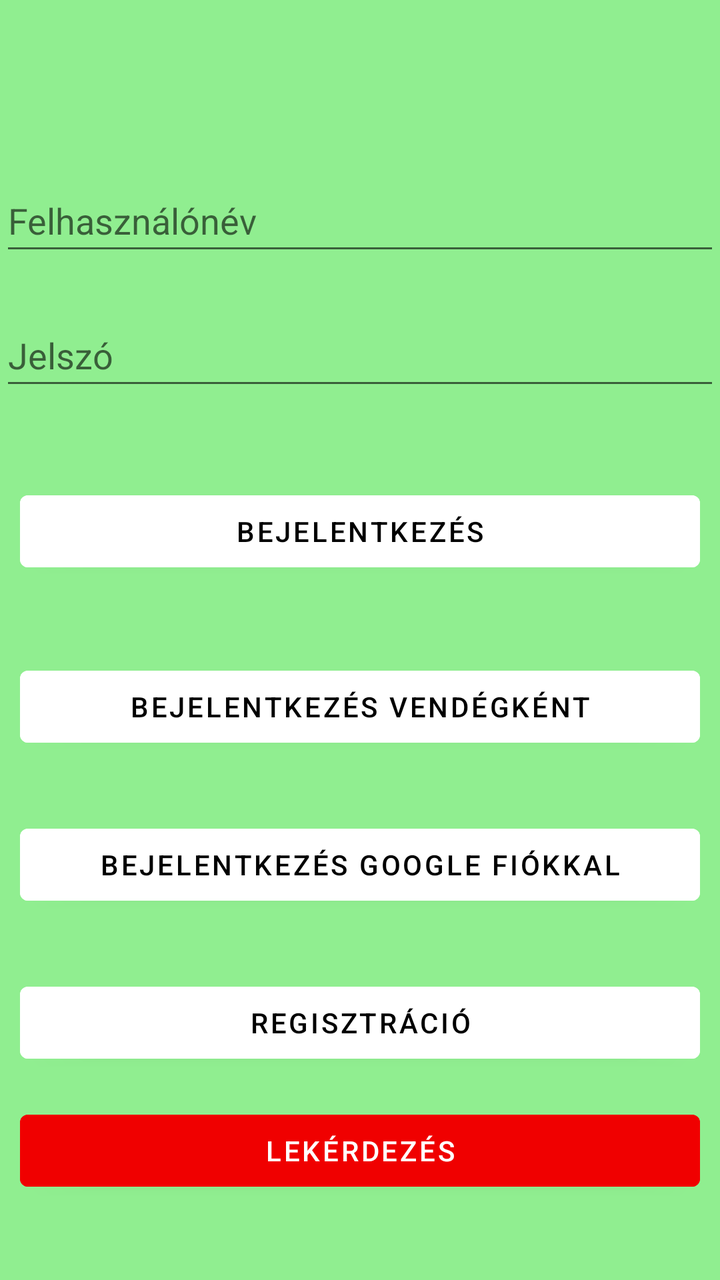
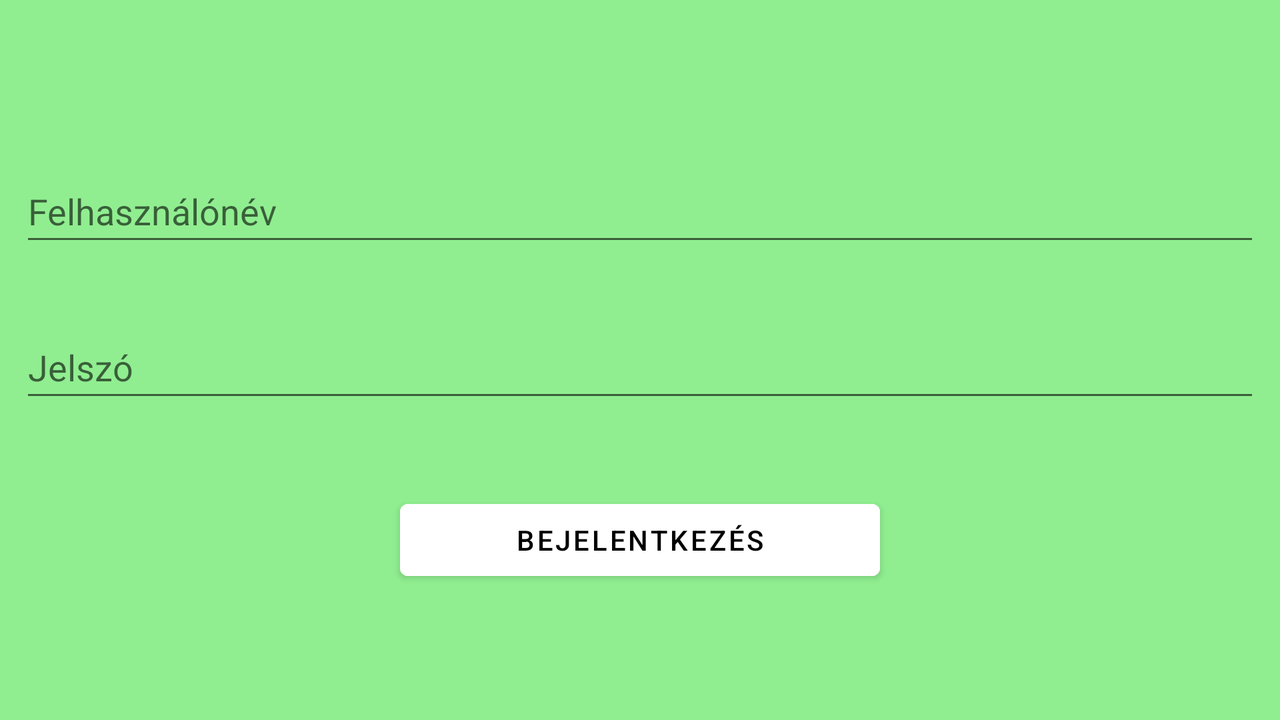

One screen, two layout resources from the same app: the default and the repository's alternative for another configuration. Each is rendered where Android would select it; the XML of both is given below.
<!-- AndroidManifest.xml: application theme Theme.YogaWithTheYogaMom -->
<!-- res/layout/activity_main.xml -->
<?xml version="1.0" encoding="utf-8"?>
<androidx.constraintlayout.widget.ConstraintLayout xmlns:android="http://schemas.android.com/apk/res/android"
    xmlns:app="http://schemas.android.com/apk/res-auto"
    xmlns:tools="http://schemas.android.com/tools"
    android:layout_width="match_parent"
    android:layout_height="match_parent"
    android:background="@color/lightgreen"
    tools:context=".MainActivity">


    <EditText

        android:id="@+id/editTextUserName"
        android:layout_width="match_parent"
        android:layout_height="48dp"
        android:ems="10"
        android:hint="@string/username"
        android:inputType="text"
        app:layout_constraintBottom_toTopOf="@+id/editTextPassword"
        app:layout_constraintEnd_toEndOf="parent"
        app:layout_constraintHorizontal_bias="0.0"
        app:layout_constraintStart_toStartOf="parent"
        app:layout_constraintTop_toTopOf="parent"
        app:layout_constraintVertical_bias="0.815" />

    <EditText

        android:id="@+id/editTextPassword"
        android:layout_width="match_parent"
        android:layout_height="48dp"
        android:layout_marginBottom="440dp"
        android:ems="10"
        android:hint="@string/password"
        android:inputType="textPassword"
        app:layout_constraintBottom_toBottomOf="parent"
        app:layout_constraintEnd_toEndOf="parent"
        app:layout_constraintHorizontal_bias="0.0"
        app:layout_constraintStart_toStartOf="parent" />

    <Button
        android:id="@+id/loginButton"
        android:layout_width="0dp"
        android:layout_height="wrap_content"
        android:onClick="login"
        android:text="@string/login"
        android:layout_marginHorizontal="10dp"
        app:layout_constraintBottom_toBottomOf="parent"
        app:layout_constraintEnd_toEndOf="parent"
        app:layout_constraintHorizontal_bias="0.0"
        app:layout_constraintStart_toStartOf="parent"
        app:layout_constraintTop_toBottomOf="@+id/editTextPassword"
        android:textColor="@color/black"
        android:backgroundTint="@color/white"
        app:layout_constraintVertical_bias="0.106" />

    <Button
        android:id="@+id/registerButton"
        android:layout_width="0dp"
        android:layout_height="wrap_content"
        android:backgroundTint="@color/white"
        android:onClick="register"
        android:text="@string/registration"
        android:textColor="@color/black"
        android:layout_marginHorizontal="10dp"
        app:layout_constraintBottom_toBottomOf="parent"
        app:layout_constraintEnd_toEndOf="parent"
        app:layout_constraintHorizontal_bias="0.0"
        app:layout_constraintStart_toStartOf="parent"
        app:layout_constraintTop_toBottomOf="@+id/googleSignInButton"
        app:layout_constraintVertical_bias="0.229" />

    <Button
        android:id="@+id/guestLoginButton"
        android:layout_width="0dp"
        android:layout_height="wrap_content"
        android:onClick="loginAsGuest"
        android:text="@string/loginasguest"
        android:layout_marginHorizontal="10dp"
        app:layout_constraintBottom_toBottomOf="parent"
        app:layout_constraintEnd_toEndOf="parent"
        app:layout_constraintHorizontal_bias="0.0"
        app:layout_constraintStart_toStartOf="parent"
        app:layout_constraintTop_toBottomOf="@+id/loginButton"
        app:layout_constraintVertical_bias="0.131"
        android:textColor="@color/black"
        android:backgroundTint="@color/white"/>

    <Button
        android:id="@+id/googleSignInButton"
        android:layout_width="0dp"
        android:layout_height="wrap_content"
        android:onClick="loginWithGoogle"
        android:text="@string/loginwithgoogle"
        app:layout_constraintBottom_toBottomOf="parent"
        app:layout_constraintEnd_toEndOf="parent"
        app:layout_constraintHorizontal_bias="0.0"
        app:layout_constraintStart_toStartOf="parent"
        app:layout_constraintTop_toBottomOf="@+id/guestLoginButton"
        app:layout_constraintVertical_bias="0.145"
        android:layout_marginHorizontal="10dp"
        android:textColor="@color/black"
        android:backgroundTint="@color/white"/>

    <Button
        android:id="@+id/askItems"
        android:layout_width="match_parent"
        android:layout_height="wrap_content"
        android:layout_marginHorizontal="10dp"
        android:layout_marginTop="16dp"
        android:backgroundTint="@color/red"
        android:onClick="askSomeg"
        android:text="LEKÉRDEZÉS"
        android:textAlignment="center"
        android:textColor="@color/white"
        app:layout_constraintTop_toBottomOf="@+id/registerButton"
        tools:layout_editor_absoluteX="10dp" />

</androidx.constraintlayout.widget.ConstraintLayout>
<!-- resources referenced by this layout -->
<resources>
  <color name="black">#FF000000</color>
  <color name="lightgreen">#90EE90</color>
  <color name="red">#FFF00000</color>
  <color name="white">#FFFFFFFF</color>
  <string name="login">Bejelentkezés</string>
  <string name="loginasguest">Bejelentkezés vendégként</string>
  <string name="loginwithgoogle">Bejelentkezés Google fiókkal</string>
  <string name="password">Jelszó</string>
  <string name="registration">Regisztráció</string>
  <string name="username">Felhasználónév</string>
  <style name="Theme.YogaWithTheYogaMom" parent="Theme.MaterialComponents.DayNight.DarkActionBar">
          
          <item name="colorPrimary">@color/purple_500</item>
          <item name="colorPrimaryVariant">@color/purple_700</item>
          <item name="colorOnPrimary">@color/white</item>
          
          <item name="colorSecondary">@color/teal_200</item>
          <item name="colorSecondaryVariant">@color/teal_700</item>
          <item name="colorOnSecondary">@color/black</item>
          
          <item name="android:statusBarColor">?attr/colorPrimaryVariant</item>
          
      </style>
  <color name="purple_500">#FF6200EE</color>
  <color name="purple_700">#FF3700B3</color>
  <color name="teal_200">#FF03DAC5</color>
  <color name="teal_700">#FF018786</color>
</resources>
<!-- res/layout-land/activity_main.xml (the repository's variant of the layout above) -->
<!-- drawn on the phone turned sideways -->
<?xml version="1.0" encoding="utf-8"?>
<LinearLayout xmlns:android="http://schemas.android.com/apk/res/android"
    xmlns:app="http://schemas.android.com/apk/res-auto"
    xmlns:tools="http://schemas.android.com/tools"
    android:id="@+id/loginButton"
    android:layout_width="match_parent"
    android:layout_height="match_parent"
    android:orientation="vertical"
    android:background="@color/lightgreen"
    tools:context=".MainActivity">

    <EditText

        android:id="@+id/editTextUserName"
        android:layout_width="match_parent"
        android:layout_height="48dp"
        android:layout_marginTop="80dp"
        android:layout_marginHorizontal="10dp"
        android:ems="10"
        android:hint="@string/username"
        android:inputType="text"
        tools:layout_editor_absoluteX="38dp" />

    <EditText

        android:id="@+id/editTextPassword"
        android:layout_width="match_parent"
        android:layout_height="48dp"
        android:layout_marginTop="30dp"
        android:layout_marginHorizontal="10dp"
        android:ems="10"
        android:hint="@string/password"
        android:inputType="textPassword"
        tools:layout_editor_absoluteX="16dp" />

    <Button
        android:id="@+id/button"
        android:layout_width="match_parent"
        android:layout_height="wrap_content"
        android:layout_marginTop="40dp"
        android:onClick="login"
        android:layout_marginHorizontal="200dp"
        android:text="@string/login"
        android:textColor="@color/black"
        android:backgroundTint="@color/white"
        android:padding="3dp"
        app:layout_constraintVertical_bias="0.078" />

</LinearLayout>
<!-- resources referenced by the variant -->
<!-- as the phone turned sideways resolves them -->
<resources>
  <color name="black">#FF000000</color>
  <color name="lightgreen">#90EE90</color>
  <color name="white">#FFFFFFFF</color>
  <string name="login">Bejelentkezés</string>
  <string name="password">Jelszó</string>
  <string name="username">Felhasználónév</string>
  <style name="Theme.YogaWithTheYogaMom" parent="Theme.MaterialComponents.DayNight.DarkActionBar">
          
          <item name="colorPrimary">@color/purple_500</item>
          <item name="colorPrimaryVariant">@color/purple_700</item>
          <item name="colorOnPrimary">@color/white</item>
          
          <item name="colorSecondary">@color/teal_200</item>
          <item name="colorSecondaryVariant">@color/teal_700</item>
          <item name="colorOnSecondary">@color/black</item>
          
          <item name="android:statusBarColor">?attr/colorPrimaryVariant</item>
          
      </style>
  <color name="purple_500">#FF6200EE</color>
  <color name="purple_700">#FF3700B3</color>
  <color name="teal_200">#FF03DAC5</color>
  <color name="teal_700">#FF018786</color>
</resources>
